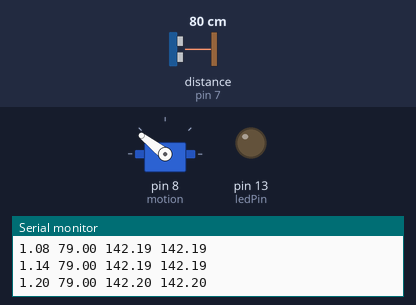
A sketch run on a simulated Arduino Uno, built with avr-gcc and run on an emulated ATmega328P. On the bench: servo, output pins drawn as LEDs (lit = HIGH), the last lines printed to the serial monitor. Wiring (inferred from the names in the program): ultrasonic range finder: trigger pin 6; echo pin 7. Inputs (shaded band) come from the test bench; at power-on: distance to the obstacle (sensor on pin 7) 80 cm. The echo pulse lasts 58.3 µs per cm; pins used as bus, display or sensor lines are not drawn.

Above: at 1.2 s.
1.3 s: distance to the obstacle (sensor on pin 7) set to 4 cm
At 2.6 s:
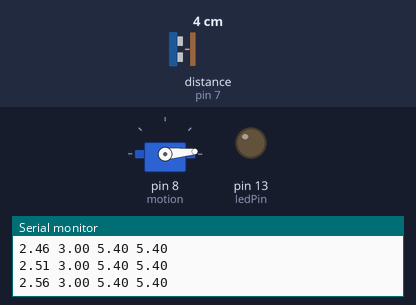
4.3 s: distance to the obstacle (sensor on pin 7) set to 35 cm
At 5.5 s:
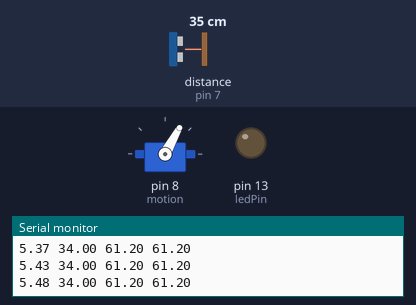
7.3 s: distance to the obstacle (sensor on pin 7) set to 60 cm
At 8.3 s:
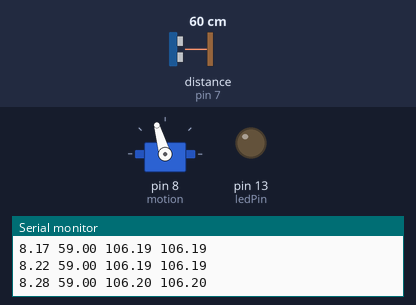
10.3 s: distance to the obstacle (sensor on pin 7) set to 299 cm
At 12.8 s:
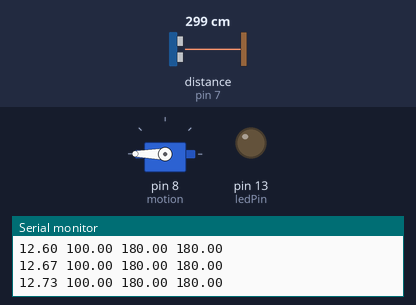
Timing chart, 0 to 14.3 s (numbered marks = the images above; inputs shaded):
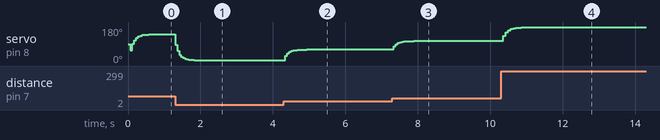

The sketch:

Proximity_Servo.ino
```cpp
#include <Wire.h>
#include "CommunicationUtils.h"

int numVars = 1; //Make sure this is the same as processing code
float data[1]; //You must hardcode the number of variables.

//Yellow is GND
//Orange is 5V
//

// Set the pins used
#define ledPin 13
//In an effort to test the sensors do not use
//0 or 1 - TX/RX
//4,7 or 8 - GPS Shield
//10 - SD Card

//Your options are 2,3 // 5,6 // 9,11
#define frontTrigPin 6
#define frontEchoPin 7

long cmfront;
float servo_deg,servo_deg_old;
//unsigned int cmleft;

#include <Servo.h>

Servo motion;

void setup() {

  //Just need 9600 for prox sensors
  Serial.begin(9600);
  for (int idx = 0;idx<numVars;idx++){
    data[idx] = 0;
  }
  pinMode(ledPin, OUTPUT);

  //Setup input and output
  SetupPin(frontTrigPin,frontEchoPin);

  motion.attach(8);

  Serial.println("Ready!");
}

void SetupPin(int TrigPin,int EchoPin) {
 pinMode(TrigPin,OUTPUT);
 pinMode(EchoPin,INPUT);
}

long Distance(int TrigPin,int EchoPin) {
  long duration;
  digitalWrite(TrigPin,LOW);
  delayMicroseconds(2);
  digitalWrite(TrigPin,HIGH);
  delayMicroseconds(10);
  digitalWrite(TrigPin,LOW);
  duration = pulseIn(EchoPin,HIGH);
  long cm = (duration/2.0)/29.1;
  if (cm > 100) {
    cm = 100;
  }
  return cm;
}

void loop() {
  //Here is where we will put the Prox Code
  //Serial.println("Pinging Proximity Sensors");
  //Writing just the current time
  //Serial.println("Writing Time");
  delay(50);

  data[0] = Distance(frontTrigPin,frontEchoPin);

  servo_deg = servo_deg_old * 0.6 + data[0]*180.0/100.0 * 0.4;

  motion.write(servo_deg);

  servo_deg_old = servo_deg;

  Serial.print(millis()/1000.0);
  Serial.print(" ");
  Serial.print(data[0]);
  Serial.print(" ");
  Serial.print(servo_deg_old);
  Serial.print(" ");
  Serial.print(servo_deg);
  Serial.print("\n");


  //serialPrintFloatArr(data,numVars);
  //Serial.println("\r\n");

}


/* End code */
```

Measured:
- after the input at 1.3 s, servo on pin 8 (motion): moves from 142° to 5° over 0.52 s, starting at once
- after the input at 4.3 s, servo on pin 8 (motion): moves from 5° to 61° over 0.60 s, starting at once
- after the input at 7.3 s, servo on pin 8 (motion): 61° → 104° at once, → 105° 0.39 s later, → 106° 0.17 s later
- after the input at 10.3 s, servo on pin 8 (motion): moves from 106° to 180° over 2.0 s, starting after 0.06 s
